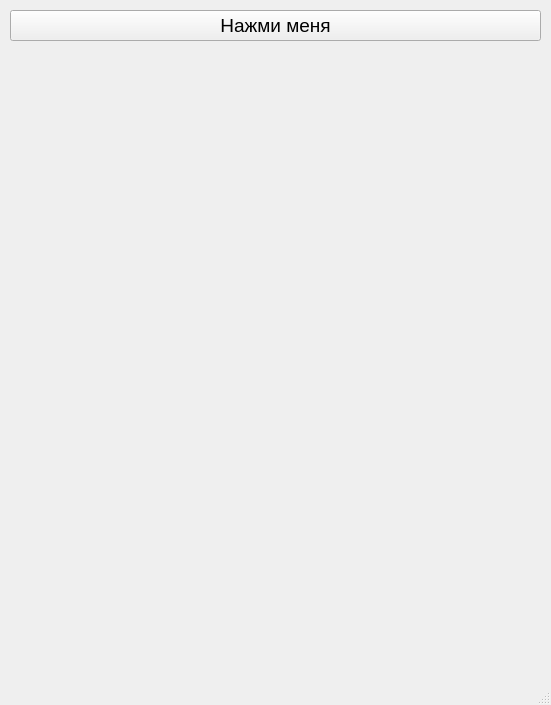
<?xml version="1.0" encoding="UTF-8"?>
<ui version="4.0">
 <class>MainWindow</class>
 <widget class="QMainWindow" name="MainWindow">
  <property name="geometry">
   <rect>
    <x>0</x>
    <y>0</y>
    <width>551</width>
    <height>705</height>
   </rect>
  </property>
  <property name="windowTitle">
   <string>Git и желтые окружности</string>
  </property>
  <widget class="QWidget" name="centralwidget">
   <widget class="QPushButton" name="pushButton">
    <property name="geometry">
     <rect>
      <x>10</x>
      <y>10</y>
      <width>531</width>
      <height>31</height>
     </rect>
    </property>
    <property name="font">
     <font>
      <pointsize>14</pointsize>
     </font>
    </property>
    <property name="text">
     <string>Нажми меня</string>
    </property>
   </widget>
  </widget>
  <widget class="QMenuBar" name="menubar">
   <property name="geometry">
    <rect>
     <x>0</x>
     <y>0</y>
     <width>551</width>
     <height>21</height>
    </rect>
   </property>
  </widget>
  <widget class="QStatusBar" name="statusbar"/>
 </widget>
 <resources/>
 <connections/>
</ui>
